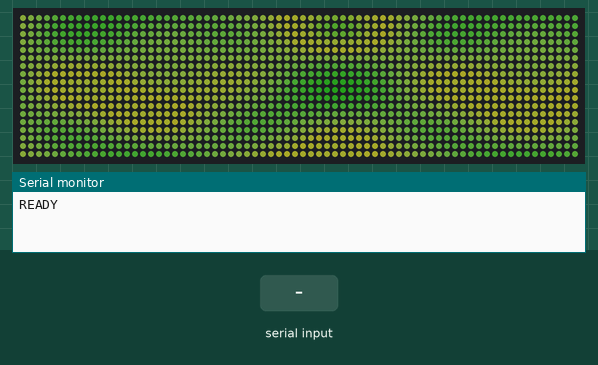
Bench run of a sketch on a simulated ESP32. Parts: 70×18 RGB LED matrix (first LED top left, wired row by row), the last lines printed to the serial monitor. The inputs (shaded band) are chosen by the test bench. Dim RGB values are drawn brighter than linear; random numbers use the default seed unless the sketch sets one.

Above: at 1.5 s.
1.6 s: "90,45,200,10\n" received over Serial
At 1.91 s:
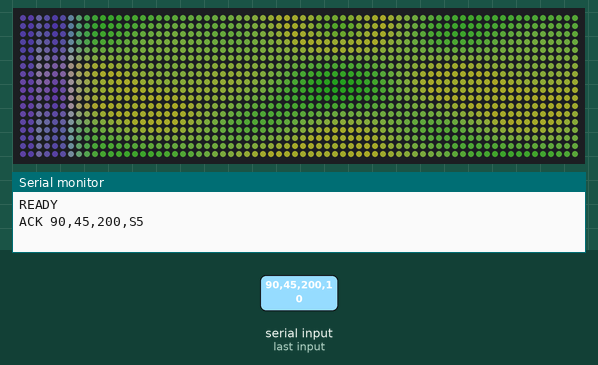
3.4 s: "TEST,1\n" received over Serial
At 3.42 s:
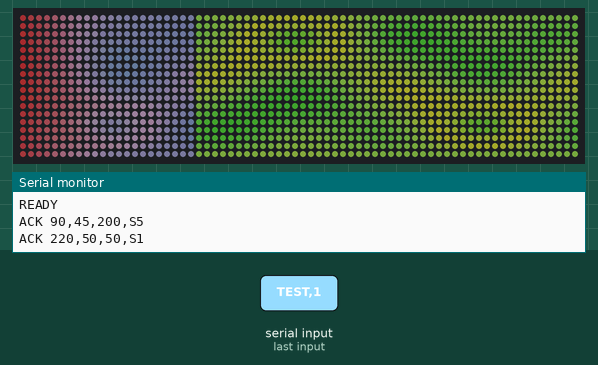
5.0 s: "30,150,10,200\n" received over Serial
At 5.04 s:
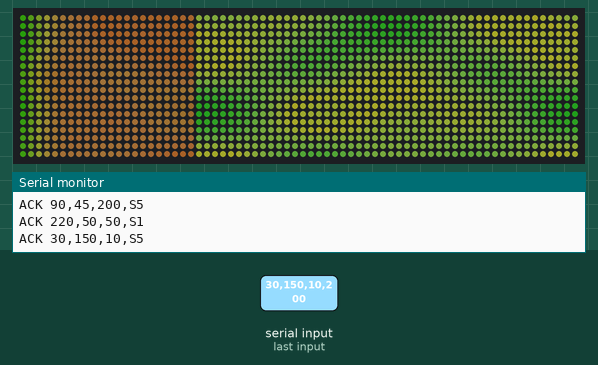
6.7 s: "90,45,200,10\n" received over Serial
At 6.77 s:
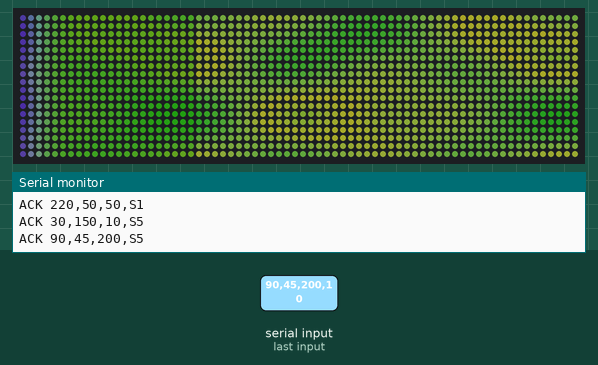
8.4 s: "TEST,150\n" received over Serial
At 8.5 s:
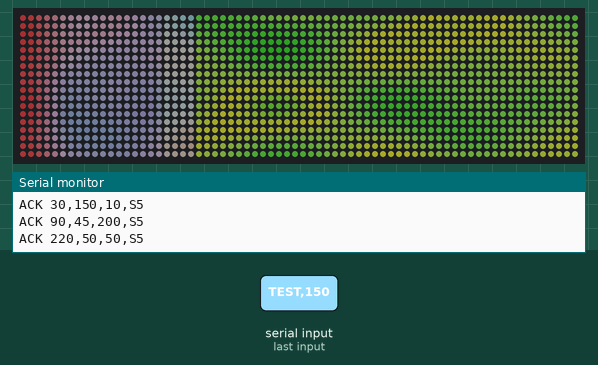
10.5 s: "90,45,200,10\n" received over Serial
At 10.55 s:
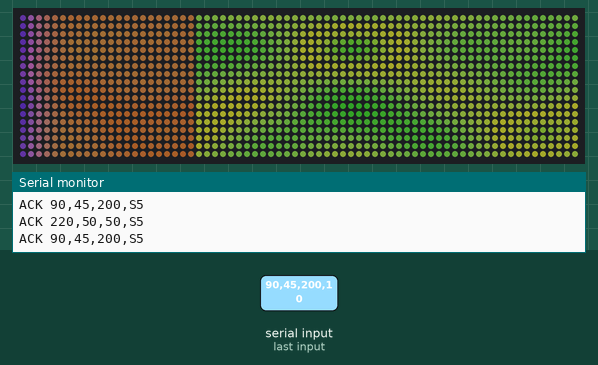

The sketch:

emotion_led_matrix.ino
```cpp
/**
 * emotion_led_matrix.ino
 *
 * 요구사항:
 *  1. 랜덤 봄 배경 (초록/연두 70%+)
 *  2. 감정 스타일 파형
 *  3. 파형이 지나간 픽셀 즉시: 새 랜덤 배경 + (bg→감정색 60% 틴트) 30초 감쇠
 *  4. 틴트 중 새 감정 → 800ms 크로스페이드
 *
 * 시리얼: "R,G,B,S\n" / "TEST,S\n" / "BADAPPLE\n" / "STOP\n"
 * 스타일: 0=분노 1=슬픔 2=불안 3=상처 4=당황 5=기쁨
 *
 * 배선 (행 기준 서펜타인):
 *   짝수 행 y : x=0 → x=69
 *   홀수 행 y : x=69 → x=0
 */

#include <FastLED.h>
// Bad Apple 프레임 데이터는 저장소에 포함하지 않음 (용량·저작권).
// bad_apple_frames.h 가 스케치 폴더에 있으면 BADAPPLE 모드가 활성화된다.
#if __has_include("bad_apple_frames.h")
  #include "bad_apple_frames.h"
  #define HAS_BAD_APPLE 1
#else
  #define HAS_BAD_APPLE      0
  #define BA_FPS             30
  #define BA_BYTES_PER_FRAME 1
  #define BA_FRAME_COUNT     0
  const uint8_t BA_FRAMES[1] PROGMEM = {0};
#endif

// ── 하드웨어 ──────────────────────────────────────────
#define LED_PIN        13
#define MATRIX_W       70
#define MATRIX_H       18
#define NUM_LEDS       (MATRIX_W * MATRIX_H)
#define LED_TYPE       WS2812B
// ── COLOR_ORDER: 부팅 시 R→G→B 진단 색이 뜨는 순서를 보고 맞춰줘 ──
// 실제 뜨는 색(CRGB(255,0,0)를 보냈을 때) → 맞는 COLOR_ORDER
//   빨강 → RGB  |  초록 → GRB  |  파랑 → BRG
//   빨강인데 이미 RGB → 팔레트 버그. 아래 BGR/RBG도 시도.
#define COLOR_ORDER    GRB   // 진단 확인: CRGB(255,0,0)→초록 = GRB 스트립
#define BRIGHTNESS     50
#define FRAME_DELAY_MS 16

// ── 배경 ──────────────────────────────────────────────
#define BG_TIME_STEP   0.007f

// ── 잔상 틴트 ─────────────────────────────────────────
#define TINT_MAX         0.6f       // 감정색 혼합 최대 비율
#define TINT_DURATION_MS 30000UL    // 잔상 지속 30초
#define TINT_XFADE_MS    800UL      // 감정 전환 크로스페이드 시간

// ── Bad Apple ─────────────────────────────────────────
#define BA_COLOR_OFF  CRGB(  0,   0,   0)
#define BA_COLOR_ON   CRGB(255, 255, 255)

// ── 봄 팔레트 — 초록/연두/노랑 100%, 보라/핑크 없음 ──
// 보라색은 R+B 동시에 높을 때 발생 → B값 최대 100으로 제한
const CRGB SPRING_PALETTE[] = {
    CRGB( 30, 150,  25),   // 0 진초록   — 짙은 잔디
    CRGB( 60, 180,  45),   // 1 초록     — 잔디
    CRGB( 95, 205,  65),   // 2 초록     — 새잎
    CRGB(145, 220,  85),   // 3 연두     — 새싹
    CRGB(185, 230,  80),   // 4 황연두   — 여린 잎
    CRGB(230, 225,  55),   // 5 노랑     — 민들레
    CRGB(200, 230,  70),   // 6 황연두   — 노란-초록
    CRGB( 70, 190,  50),   // 7 초록 복귀 — 부드러운 초록
};
#define PALETTE_SIZE 8

// ── 웨이브 스타일 ─────────────────────────────────────
struct WaveStyle {
    float   speed;
    float   freqX;
    float   freqY;
    float   tail;
    float   headRise;
    uint8_t numHeads;
    float   headSpacing;
};

const WaveStyle STYLES[] = {
    { 1.40f, 0.50f, 0.90f, 12.f,  5.f, 1,  0.f },  // 0 분노
    { 0.22f, 0.14f, 0.28f, 38.f, 14.f, 1,  0.f },  // 1 슬픔
    { 0.90f, 0.44f, 1.30f, 15.f,  5.f, 1,  0.f },  // 2 불안
    { 0.28f, 0.18f, 0.42f, 32.f, 12.f, 1,  0.f },  // 3 상처
    { 0.55f, 0.30f, 0.65f, 20.f,  8.f, 1,  0.f },  // 4 당황
    { 0.65f, 0.36f, 0.72f, 13.f,  6.f, 3, 22.f },  // 5 기쁨
};


// ── 전역 변수 ─────────────────────────────────────────
enum Mode { IDLE, WAVE, BADAPPLE };
Mode mode = IDLE;

CRGB    leds[NUM_LEDS];
CRGB    bgBuf[NUM_LEDS];        // 항상 bgPhaseNew 로 계산된 배경
CRGB    targetColor(220, 50, 50);
uint8_t waveStyleIdx = 4;
float   waveHead     = 0.f;
float   bgTime       = 0.f;
float   bgPhaseOld   = 0.f;     // 현재 파형 이전 배경 위상 (파형 미도달 열에 사용)
float   bgPhaseNew   = 0.f;     // 현재 파형 이후 배경 위상 (bgBuf 에 사용)

// ── 열별 잔상 타이머 ──────────────────────────────────
// columnPassTime[x] : 이번 파형이 열 x 를 통과한 시각 (0 = 미통과)
// waveStartTime     : 현재 파형 시작 시각 (중복 마킹 방지용 기준)
uint32_t columnPassTime[MATRIX_W];
uint32_t waveStartTime = 0;

// ── 틴트 크로스페이드 ─────────────────────────────────
CRGB     tintColor(0, 0, 0);
CRGB     prevTintColor(0, 0, 0);
bool     isCrossFading = false;
uint32_t crossStart    = 0;
float    crossFadeT    = 1.f;

// ── Bad Apple ─────────────────────────────────────────
uint32_t       baFrame      = 0;
uint32_t       baLastMillis = 0;
const uint32_t baFrameMs    = 1000 / BA_FPS;

static char    serialBuf[64];
static uint8_t serialLen = 0;


// ── 인덱스 변환 ───────────────────────────────────────
inline int xyToIndex(int x, int y) {
    return (y & 1) ? y * MATRIX_W + (MATRIX_W - 1 - x)
                   : y * MATRIX_W + x;
}

// ── 팔레트 보간 ───────────────────────────────────────
inline CRGB samplePalette(float t) {
    t = constrain(t, 0.f, 1.f) * (PALETTE_SIZE - 1);
    int i = (int)t; float f = t - i;
    if (i >= PALETTE_SIZE - 1) return SPRING_PALETTE[PALETTE_SIZE - 1];
    return blend(SPRING_PALETTE[i], SPRING_PALETTE[i + 1], (uint8_t)(f * 255.f));
}

// ── 배경 픽셀 계산 (위상 명시) ────────────────────────
inline CRGB computeBgAt(int x, int y, float phase) {
    float t  = bgTime + phase;
    float n1 = sinf(x * 0.13f + t * 0.80f) * sinf(y * 0.35f + t * 0.60f);
    float n2 = sinf(x * 0.27f - t * 0.55f + 1.2f) * cosf(y * 0.52f + t * 0.70f);
    return samplePalette((n1 * 0.65f + n2 * 0.35f) * 0.5f + 0.5f);
}

// ── bgBuf 갱신 (항상 bgPhaseNew 사용) ────────────────
void updateBackground() {
    bgTime += BG_TIME_STEP;
    for (int y = 0; y < MATRIX_H; y++) {
        for (int x = 0; x < MATRIX_W; x++) {
            bgBuf[xyToIndex(x, y)] = computeBgAt(x, y, bgPhaseNew);
        }
    }
}

// ── 크로스페이드 진행 ─────────────────────────────────
void updateCrossFade() {
    if (!isCrossFading) return;
    float cf = (float)(millis() - crossStart);
    crossFadeT = (cf >= (float)TINT_XFADE_MS) ? 1.f : cf / (float)TINT_XFADE_MS;
    if (crossFadeT >= 1.f) isCrossFading = false;
}

// ── 유효 틴트색 (크로스페이드 반영) ──────────────────
inline CRGB getEffectiveTint() {
    if (!isCrossFading) return tintColor;
    return CRGB(
        (uint8_t)(prevTintColor.r + (tintColor.r - prevTintColor.r) * crossFadeT),
        (uint8_t)(prevTintColor.g + (tintColor.g - prevTintColor.g) * crossFadeT),
        (uint8_t)(prevTintColor.b + (tintColor.b - prevTintColor.b) * crossFadeT)
    );
}

// ── 열 x 의 잔상 강도 ─────────────────────────────────
// 통과 시점부터 30초 선형 감쇠 → 0
inline float getColumnTintStrength(int x) {
    if (columnPassTime[x] == 0) return 0.f;
    uint32_t el = millis() - columnPassTime[x];
    if (el >= TINT_DURATION_MS) return 0.f;
    return TINT_MAX * (1.f - (float)el / (float)TINT_DURATION_MS);
}

// ── 픽셀 최종 색 계산 ─────────────────────────────────
// bg     : 기반 배경색 (파형 통과 전=old위상, 통과 후=new위상)
// x      : 틴트 강도 조회용 열 인덱스
// waveT  : 웨이브 블렌드 비율 (0=없음, 1=완전 감정색)
inline CRGB computePixel(CRGB bg, int x, float waveT) {
    float r = bg.r, g = bg.g, b = bg.b;

    // 1. 잔상 틴트 적용: bg → 감정색 방향으로 strength 만큼 이동
    float ts = getColumnTintStrength(x);
    if (ts > 0.001f) {
        CRGB tc = getEffectiveTint();
        r += (tc.r - r) * ts;
        g += (tc.g - g) * ts;
        b += (tc.b - b) * ts;
    }

    // 2. 웨이브 피크 적용: 현재 픽셀 → 감정색
    if (waveT > 0.001f) {
        r += (targetColor.r - r) * waveT;
        g += (targetColor.g - g) * waveT;
        b += (targetColor.b - b) * waveT;
    }

    return CRGB((uint8_t)constrain(r, 0.f, 255.f),
                (uint8_t)constrain(g, 0.f, 255.f),
                (uint8_t)constrain(b, 0.f, 255.f));
}

// ── amp 계산 ──────────────────────────────────────────
inline float calcAmp(float dist, const WaveStyle& s) {
    if (dist < -s.headRise) return 0.f;
    if (dist < 0.f) { float tt = 1.f + dist / s.headRise; return tt * tt; }
    return expf(-dist / s.tail);
}

// ── 웨이브 렌더링 ─────────────────────────────────────
void renderWave() {
    const WaveStyle& s = STYLES[waveStyleIdx];
    float    phase = waveHead * s.freqX;
    uint32_t now   = millis();

    for (int x = 0; x < MATRIX_W; x++) {

        // 멀티헤드 amp 합산
        float amp = 0.f;
        for (uint8_t h = 0; h < s.numHeads; h++)
            amp += calcAmp(waveHead - (float)h * s.headSpacing - (float)x, s);
        amp = constrain(amp, 0.f, 1.f);

        // ── 열 통과 감지: 이번 파형에서 최초 1회만 기록 ──
        // waveHead 가 열 x + headRise 를 넘으면 "지나쳤다" 판정
        if (waveHead > (float)x + s.headRise * 0.5f
                && columnPassTime[x] < waveStartTime) {
            columnPassTime[x] = now;
        }

        // ── 기반 배경 선택 ─────────────────────────────
        // 파형이 지나간 열 → new 배경(bgBuf), 아직 안 온 열 → old 배경
        bool passed = (columnPassTime[x] >= waveStartTime);

        for (int y = 0; y < MATRIX_H; y++) {
            int  idx = xyToIndex(x, y);
            CRGB bg  = passed ? bgBuf[idx]
                              : computeBgAt(x, y, bgPhaseOld);

            float waveT = 0.f;
            if (amp >= 0.004f) {
                float wx = sinf((float)x * s.freqX - phase);
                float wy = sinf((float)y * s.freqY + phase * 0.5f);
                waveT = (((wx + wy) * 0.5f + 1.f) * 0.15f + 0.7f) * amp;
            }

            leds[idx] = computePixel(bg, x, waveT);
        }
    }
}

void processWave() {
    renderWave();
    FastLED.show();

    const WaveStyle& s = STYLES[waveStyleIdx];
    waveHead += s.speed;

    float lastHead = waveHead - (float)(s.numHeads - 1) * s.headSpacing;
    if (lastHead > (float)MATRIX_W + s.tail * 3.f) {
        // 파형 완전 이탈 → IDLE (잔상은 columnPassTime 으로 계속 유지)
        bgPhaseOld = bgPhaseNew;   // old 갱신: IDLE 에서 bgBuf 사용
        mode = IDLE;
    }
}

// ── Bad Apple ─────────────────────────────────────────
void renderBadAppleFrame(uint32_t fi) {
    uint32_t off = fi * BA_BYTES_PER_FRAME;
    for (int y = 0; y < MATRIX_H; y++) {
        for (int x = 0; x < MATRIX_W; x++) {
            uint32_t bp  = (uint32_t)y * MATRIX_W + x;
            uint8_t  byt = pgm_read_byte(&BA_FRAMES[off + bp / 8]);
            bool     on  = (byt & (0x80 >> (bp % 8))) != 0;
            leds[xyToIndex(x, y)] = on ? BA_COLOR_ON : BA_COLOR_OFF;
        }
    }
}

void processBadApple() {
    uint32_t now = millis();
    if (now - baLastMillis < baFrameMs) return;
    baLastMillis = now;
    renderBadAppleFrame(baFrame);
    FastLED.show();
    if (++baFrame >= BA_FRAME_COUNT) {
        baFrame = 0; mode = IDLE;
        Serial.println("ACK BADAPPLE DONE");
    }
}

// ── 웨이브 시작 ───────────────────────────────────────
void startWave(CRGB color, uint8_t si) {
    // 현재 틴트가 있으면 크로스페이드 준비
    bool anyTint = false;
    for (int x = 0; x < MATRIX_W && !anyTint; x++)
        if (getColumnTintStrength(x) > 0.001f) anyTint = true;

    if (anyTint) {
        prevTintColor = getEffectiveTint();
        crossFadeT    = 0.f;
        isCrossFading = true;
        crossStart    = millis();
    } else {
        isCrossFading = false;
        crossFadeT    = 1.f;
    }

    tintColor    = color;
    targetColor  = color;
    waveStyleIdx = constrain(si, 0, 5);
    waveHead     = 0.f;
    waveStartTime = millis();   // 열 통과 마킹 기준 시각

    // 새 랜덤 배경 위상 — 3.14 ~ 9.42 사이 랜덤 오프셋 추가
    bgPhaseOld = bgPhaseNew;
    bgPhaseNew += (float)random(314, 942) / 100.f;

    mode = WAVE;
    Serial.printf("ACK %d,%d,%d,S%d\n", color.r, color.g, color.b, waveStyleIdx);
}

// ── 논블로킹 시리얼 파싱 ─────────────────────────────
void parseSerial() {
    while (Serial.available()) {
        char c = (char)Serial.read();
        if (c == '\r') continue;
        if (c == '\n') {
            serialBuf[serialLen] = '\0';
            String line = String(serialBuf);
            serialLen = 0;

            if (line.startsWith("TEST")) {
                int comma = line.indexOf(',');
                uint8_t s = (comma > 0) ? (uint8_t)line.substring(comma + 1).toInt() : 0;
                startWave(CRGB(220, 50, 50), s);

            } else if (line.equalsIgnoreCase("BADAPPLE")) {
                if (!HAS_BAD_APPLE) {
                    Serial.println("ERR BADAPPLE NOT BUILT");
                    continue;
                }
                baFrame = 0; baLastMillis = millis();
                mode    = BADAPPLE;
                Serial.println("ACK BADAPPLE");

            } else if (line.equalsIgnoreCase("STOP")) {
                memset(columnPassTime, 0, sizeof(columnPassTime));
                isCrossFading = false; crossFadeT = 1.f;
                bgPhaseOld    = bgPhaseNew;
                mode          = IDLE;
                Serial.println("ACK STOP");

            } else {
                int c1 = line.indexOf(',');
                int c2 = line.indexOf(',', c1 + 1);
                int c3 = line.indexOf(',', c2 + 1);
                if (c1 > 0 && c2 > c1 && c3 > c2) {
                    int r = constrain(line.substring(0,    c1).toInt(), 0, 255);
                    int g = constrain(line.substring(c1+1, c2).toInt(), 0, 255);
                    int b = constrain(line.substring(c2+1, c3).toInt(), 0, 255);
                    int s = constrain(line.substring(c3+1).toInt(),     0,   5);
                    startWave(CRGB(r, g, b), (uint8_t)s);
                }
            }
        } else {
            if (serialLen < sizeof(serialBuf) - 1)
                serialBuf[serialLen++] = c;
        }
    }
}


// ── 진입점 ────────────────────────────────────────────
void setup() {
    Serial.begin(115200);
    randomSeed(analogRead(0));

    // 초기 배경 위상 랜덤화
    bgPhaseOld = bgPhaseNew = (float)random(0, 1000) / 100.f;
    memset(columnPassTime, 0, sizeof(columnPassTime));

    FastLED.addLeds<LED_TYPE, LED_PIN, COLOR_ORDER>(leds, NUM_LEDS);
    // setCorrection 제거 — TypicalLEDStrip 이 G채널 31% 감쇠시켜 색 왜곡 유발
    FastLED.setBrightness(BRIGHTNESS);

    updateBackground();
    for (int i = 0; i < NUM_LEDS; i++) leds[i] = bgBuf[i];
    FastLED.show();
    delay(300);
    Serial.println("READY");
}

void loop() {
    uint32_t frameStart = millis();

    parseSerial();
    updateBackground();
    updateCrossFade();

    switch (mode) {
        case IDLE:
            // bgBuf(new 위상) + 열별 잔상 틴트
            for (int y = 0; y < MATRIX_H; y++)
                for (int x = 0; x < MATRIX_W; x++) {
                    int idx = xyToIndex(x, y);
                    leds[idx] = computePixel(bgBuf[idx], x, 0.f);
                }
            FastLED.show();
            break;

        case WAVE:
            processWave();
            break;

        case BADAPPLE:
            processBadApple();
            return;   // 자체 타이밍 — delay 스킵
    }

    uint32_t elapsed = millis() - frameStart;
    if (elapsed < FRAME_DELAY_MS)
        delay(FRAME_DELAY_MS - elapsed);
}
```
